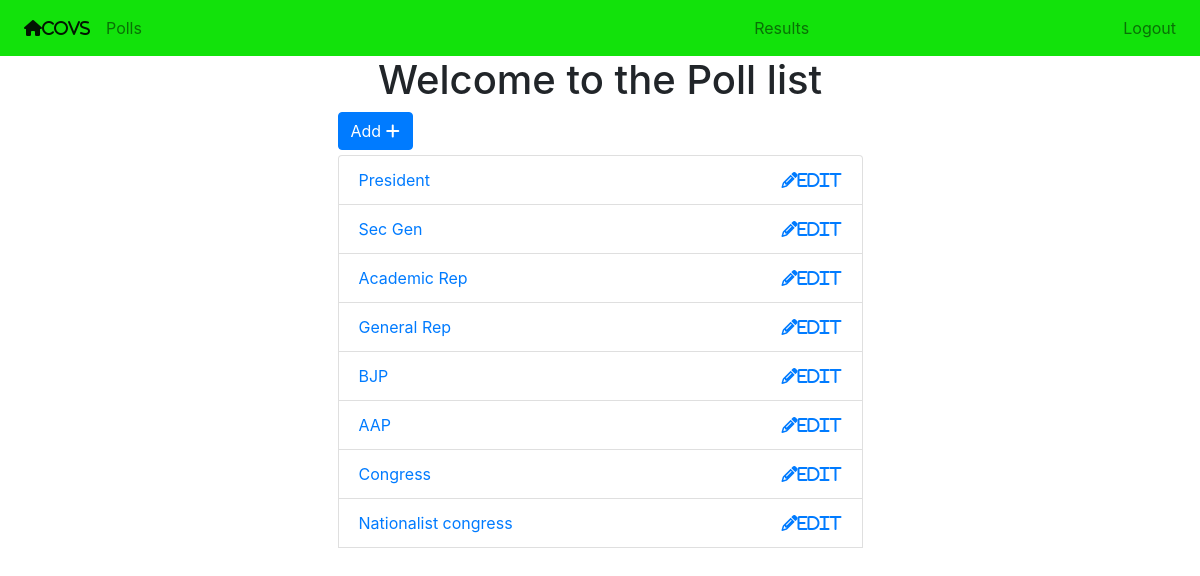
The app's page /list/ (signed in) with its own data.
### polls/models.py (models this page shows, shortened)
class Poll(models.Model):
    owner    = models.ForeignKey(User, on_delete=models.CASCADE, default=1)
    title     = models.CharField(max_length=255)
    pub_date = models.DateField()
    def __str__(self):
        return self.title

### polls/views.py (the view)
# urls.py: path('list/', views.polls_list, name='list'),
@login_required
def polls_list(request):
    if not request.user.is_authenticated:
        return redirect('{}?next={}'.format(settings.LOGIN_URL, request.path))
    polls = Poll.objects.all()
    context = {'polls': polls}
    return render(request, 'polls/polls_list.html', context)

### polls/polls/templates/polls/polls_list.html (shortened to what this page needs)
{% extends 'base.html' %}
{% block content %}
<div class="container">
    <h1 class="text-center"> Welcome to the Poll list </h1>
      <div class="row ">
            <div class="col-md-6 offset-sm-3">
                    {% if request.user.is_staff %}
                      <a href="{% url 'polls:add' %}" class="btn btn-primary" style="margin-bottom: 5px">Add <i class="fas fa-plus"></i> </a>
                    {% endif %}
                <ul class="list-group">
                    {% for poll in polls %}
                    <li class="list-group-item">
                         {% if request.user.is_staff %}
                           <a href="{% url 'polls:detail' poll.id %}">{{ poll }}</a>
                          <a href="{% url 'polls:edit_poll' poll.id %}" class="float-right"><i class="fas fa-pencil-alt">Edit</i><a/>
                          {% else %}
                          {{ poll }}
                           <a href="{% url 'polls:detail' poll.id %} " class="float-right btn btn-primary">Vote</a>
                         {% endif %}
                    </li>
                    {% endfor %}
                </ul>
            </div>
      </div>
</div>
{% endblock content %}

### records on screen
Poll: title "President"
Poll: title "Sec Gen"
Poll: title "Academic Rep"
Poll: title "General Rep"
Poll: title "BJP"
Poll: title "AAP"
Poll: title "Congress"
Poll: title "Nationalist congress"
